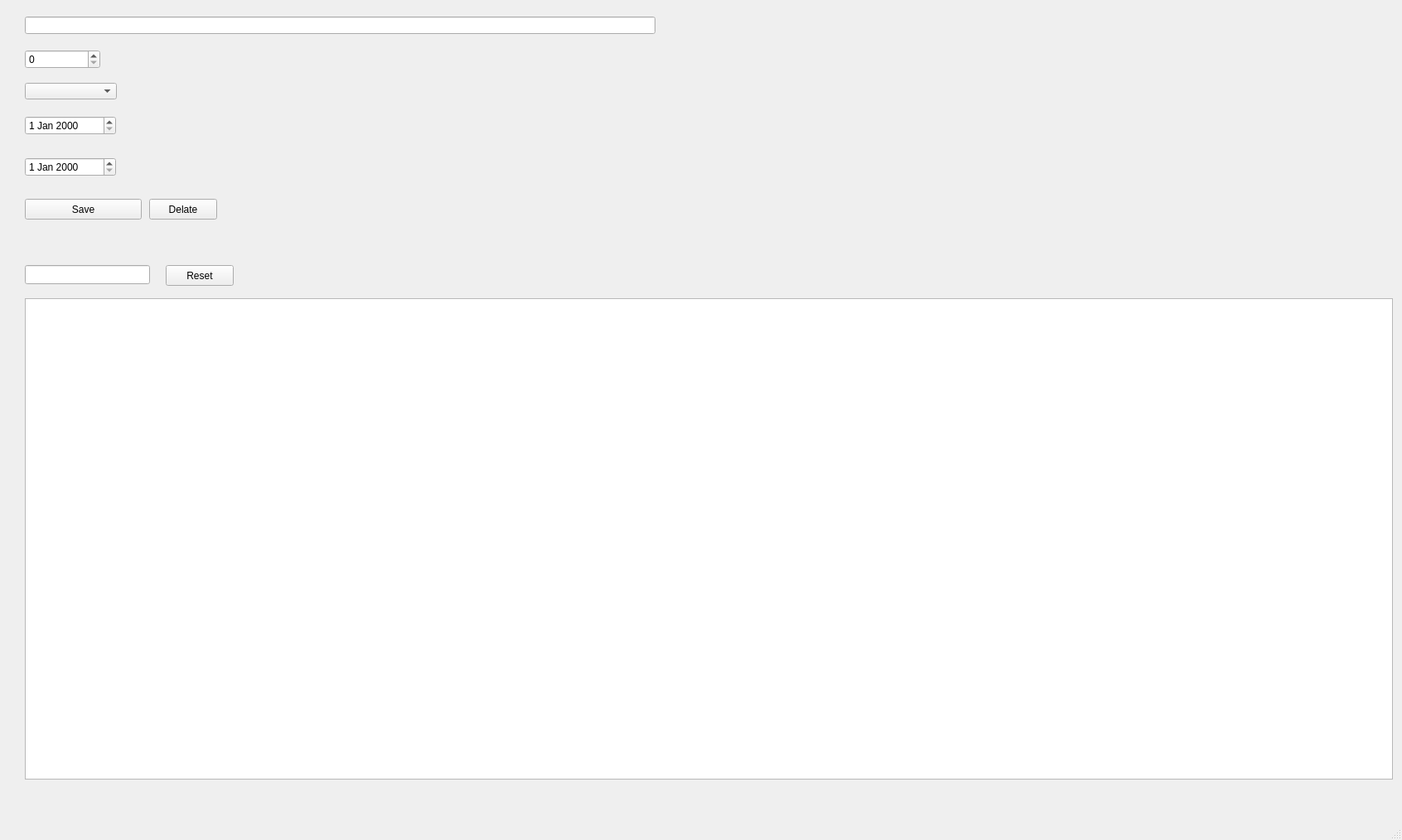
<?xml version="1.0" encoding="UTF-8"?>
<ui version="4.0">
 <class>MainWindow</class>
 <widget class="QMainWindow" name="MainWindow">
  <property name="geometry">
   <rect>
    <x>0</x>
    <y>0</y>
    <width>1692</width>
    <height>1014</height>
   </rect>
  </property>
  <property name="windowTitle">
   <string>MainWindow</string>
  </property>
  <widget class="QWidget" name="centralwidget">
   <widget class="QLineEdit" name="namaLineEdit">
    <property name="geometry">
     <rect>
      <x>30</x>
      <y>20</y>
      <width>761</width>
      <height>21</height>
     </rect>
    </property>
   </widget>
   <widget class="QSpinBox" name="stokSpinBox">
    <property name="geometry">
     <rect>
      <x>30</x>
      <y>60</y>
      <width>91</width>
      <height>23</height>
     </rect>
    </property>
   </widget>
   <widget class="QComboBox" name="satuanComboBox">
    <property name="geometry">
     <rect>
      <x>30</x>
      <y>100</y>
      <width>111</width>
      <height>20</height>
     </rect>
    </property>
   </widget>
   <widget class="QDateEdit" name="inputDateEdit">
    <property name="geometry">
     <rect>
      <x>30</x>
      <y>140</y>
      <width>110</width>
      <height>23</height>
     </rect>
    </property>
   </widget>
   <widget class="QDateEdit" name="expiredDateEdit">
    <property name="geometry">
     <rect>
      <x>30</x>
      <y>190</y>
      <width>110</width>
      <height>23</height>
     </rect>
    </property>
   </widget>
   <widget class="QPushButton" name="saveButton">
    <property name="geometry">
     <rect>
      <x>30</x>
      <y>240</y>
      <width>141</width>
      <height>25</height>
     </rect>
    </property>
    <property name="text">
     <string>Save</string>
    </property>
   </widget>
   <widget class="QPushButton" name="resetSearchButton">
    <property name="geometry">
     <rect>
      <x>200</x>
      <y>320</y>
      <width>82</width>
      <height>25</height>
     </rect>
    </property>
    <property name="text">
     <string>Reset</string>
    </property>
   </widget>
   <widget class="QPushButton" name="delateButton">
    <property name="geometry">
     <rect>
      <x>180</x>
      <y>240</y>
      <width>82</width>
      <height>25</height>
     </rect>
    </property>
    <property name="text">
     <string>Delate</string>
    </property>
   </widget>
   <widget class="QLineEdit" name="searchNameEdit">
    <property name="geometry">
     <rect>
      <x>30</x>
      <y>320</y>
      <width>151</width>
      <height>23</height>
     </rect>
    </property>
   </widget>
   <widget class="QTableView" name="tableView">
    <property name="geometry">
     <rect>
      <x>30</x>
      <y>360</y>
      <width>1651</width>
      <height>581</height>
     </rect>
    </property>
   </widget>
  </widget>
  <widget class="QMenuBar" name="menubar">
   <property name="geometry">
    <rect>
     <x>0</x>
     <y>0</y>
     <width>1692</width>
     <height>23</height>
    </rect>
   </property>
  </widget>
  <widget class="QStatusBar" name="statusbar"/>
 </widget>
 <resources/>
 <connections/>
</ui>
